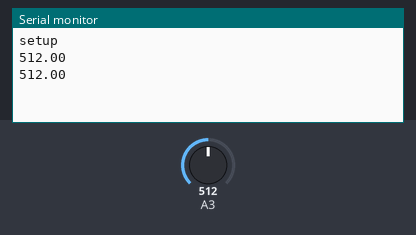
A sketch run on a simulated Arduino Uno, built with avr-gcc and run on an emulated ATmega328P. Shown: the last lines printed to the serial monitor. The test bench sets the inputs (shaded band); at power-on: A3 = 512.

Above: at 1.8 s.
1.9 s: A3 set to 716
At 2.5 s:
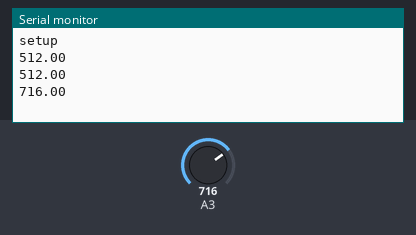
3.4 s: A3 set to 900
At 4.8 s:
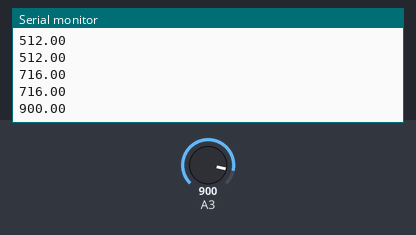
Timing chart, 0 to 6.4 s (numbered marks = the images above; inputs shaded):
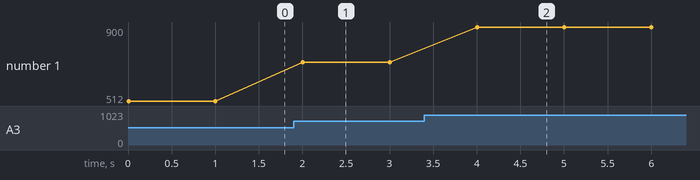

The sketch:

testHallSensor.ino
```cpp
void setup() {
  Serial.begin(9600);
  Serial.println("setup");

}

void loop() {
  // put your main code here, to run repeatedly:
  float val = analogRead(A3);
  Serial.print(val);
  Serial.println();
  delay(1000);
}
```

Measured:
- after the input at 1.9 s, the serial monitor: prints a new line after 0.10 s (image 1)
- after the input at 3.4 s, the serial monitor: prints a new line after 0.60 s (image 2)
- plotted number 1: 512 → 716 after the input at 1.9 s, 716 → 900 after the input at 3.4 s
